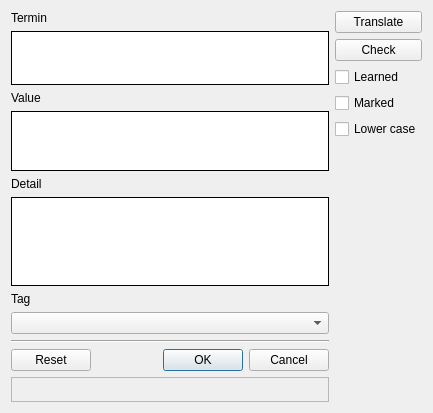
<?xml version="1.0" encoding="UTF-8"?>
<ui version="4.0">
 <class>UiWordEditor</class>
 <widget class="QDialog" name="UiWordEditor">
  <property name="geometry">
   <rect>
    <x>0</x>
    <y>0</y>
    <width>433</width>
    <height>413</height>
   </rect>
  </property>
  <property name="windowTitle">
   <string>Word editor[*]</string>
  </property>
  <layout class="QGridLayout" name="gridLayout_2">
   <item row="0" column="0">
    <widget class="QLabel" name="label_2">
     <property name="text">
      <string>Termin</string>
     </property>
    </widget>
   </item>
   <item row="0" column="1" rowspan="6">
    <layout class="QGridLayout" name="gridLayout">
     <item row="0" column="0">
      <widget class="QPushButton" name="pbtnTermTranslate">
       <property name="text">
        <string>Translate</string>
       </property>
      </widget>
     </item>
     <item row="2" column="0">
      <widget class="QCheckBox" name="chkWordIsLearned">
       <property name="text">
        <string>Learned</string>
       </property>
      </widget>
     </item>
     <item row="1" column="0">
      <widget class="QPushButton" name="pbtnTermCheck">
       <property name="text">
        <string>Check</string>
       </property>
      </widget>
     </item>
     <item row="5" column="0">
      <spacer name="verticalSpacer">
       <property name="orientation">
        <enum>Qt::Vertical</enum>
       </property>
       <property name="sizeHint" stdset="0">
        <size>
         <width>17</width>
         <height>82</height>
        </size>
       </property>
      </spacer>
     </item>
     <item row="3" column="0">
      <widget class="QCheckBox" name="chkWordIsMarked">
       <property name="text">
        <string>Marked</string>
       </property>
      </widget>
     </item>
     <item row="4" column="0">
      <widget class="QCheckBox" name="chkTerminLowerCase">
       <property name="text">
        <string>Lower case</string>
       </property>
      </widget>
     </item>
    </layout>
   </item>
   <item row="1" column="0">
    <widget class="QTextEdit" name="tedtWordTerm">
     <property name="minimumSize">
      <size>
       <width>0</width>
       <height>54</height>
      </size>
     </property>
     <property name="maximumSize">
      <size>
       <width>16777215</width>
       <height>54</height>
      </size>
     </property>
     <property name="frameShape">
      <enum>QFrame::Box</enum>
     </property>
     <property name="frameShadow">
      <enum>QFrame::Plain</enum>
     </property>
    </widget>
   </item>
   <item row="2" column="0">
    <widget class="QLabel" name="label_3">
     <property name="text">
      <string>Value</string>
     </property>
    </widget>
   </item>
   <item row="3" column="0">
    <widget class="QTextEdit" name="tedtWordBriefValue">
     <property name="minimumSize">
      <size>
       <width>0</width>
       <height>60</height>
      </size>
     </property>
     <property name="maximumSize">
      <size>
       <width>16777215</width>
       <height>60</height>
      </size>
     </property>
     <property name="frameShape">
      <enum>QFrame::Box</enum>
     </property>
     <property name="frameShadow">
      <enum>QFrame::Plain</enum>
     </property>
    </widget>
   </item>
   <item row="4" column="0">
    <widget class="QLabel" name="label_4">
     <property name="text">
      <string>Detail</string>
     </property>
    </widget>
   </item>
   <item row="5" column="0">
    <widget class="QTextEdit" name="tedtWordDetailValue">
     <property name="frameShape">
      <enum>QFrame::Box</enum>
     </property>
     <property name="frameShadow">
      <enum>QFrame::Plain</enum>
     </property>
    </widget>
   </item>
   <item row="6" column="0">
    <widget class="QLabel" name="label">
     <property name="text">
      <string>Tag</string>
     </property>
    </widget>
   </item>
   <item row="7" column="0">
    <widget class="QComboBox" name="cboTags"/>
   </item>
   <item row="8" column="0">
    <widget class="Line" name="line">
     <property name="orientation">
      <enum>Qt::Horizontal</enum>
     </property>
    </widget>
   </item>
   <item row="9" column="0">
    <widget class="QDialogButtonBox" name="bbxButtons">
     <property name="standardButtons">
      <set>QDialogButtonBox::Cancel|QDialogButtonBox::Ok|QDialogButtonBox::Reset</set>
     </property>
    </widget>
   </item>
   <item row="10" column="0">
    <widget class="QLabel" name="lblInfo">
     <property name="minimumSize">
      <size>
       <width>0</width>
       <height>25</height>
      </size>
     </property>
     <property name="maximumSize">
      <size>
       <width>16777215</width>
       <height>25</height>
      </size>
     </property>
     <property name="frameShape">
      <enum>QFrame::StyledPanel</enum>
     </property>
     <property name="frameShadow">
      <enum>QFrame::Sunken</enum>
     </property>
     <property name="text">
      <string/>
     </property>
    </widget>
   </item>
  </layout>
 </widget>
 <tabstops>
  <tabstop>tedtWordTerm</tabstop>
  <tabstop>tedtWordBriefValue</tabstop>
  <tabstop>cboTags</tabstop>
  <tabstop>bbxButtons</tabstop>
  <tabstop>pbtnTermTranslate</tabstop>
  <tabstop>pbtnTermCheck</tabstop>
  <tabstop>chkWordIsLearned</tabstop>
  <tabstop>chkWordIsMarked</tabstop>
  <tabstop>chkTerminLowerCase</tabstop>
 </tabstops>
 <resources/>
 <connections/>
</ui>
